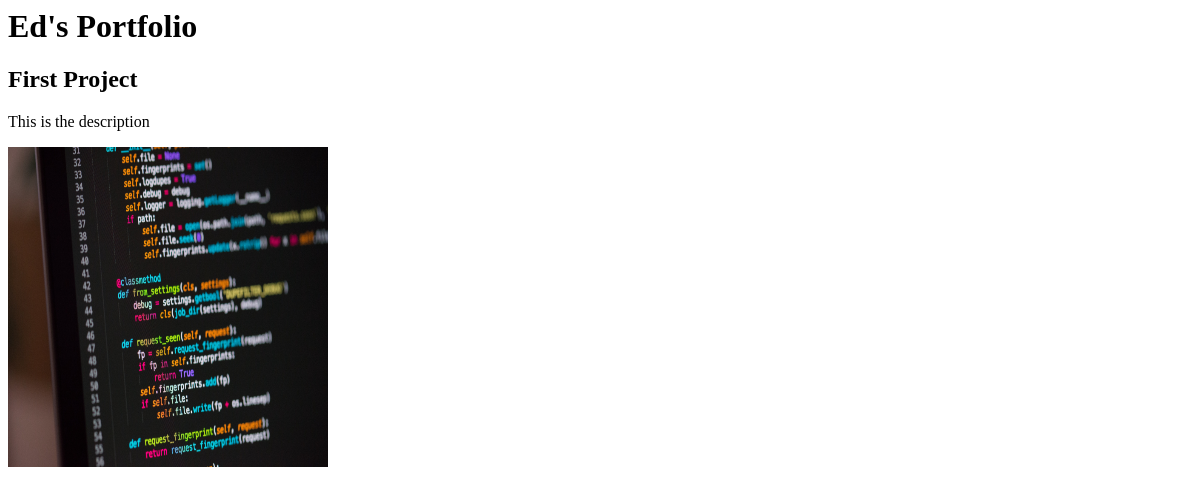
Before: / with the older database file.
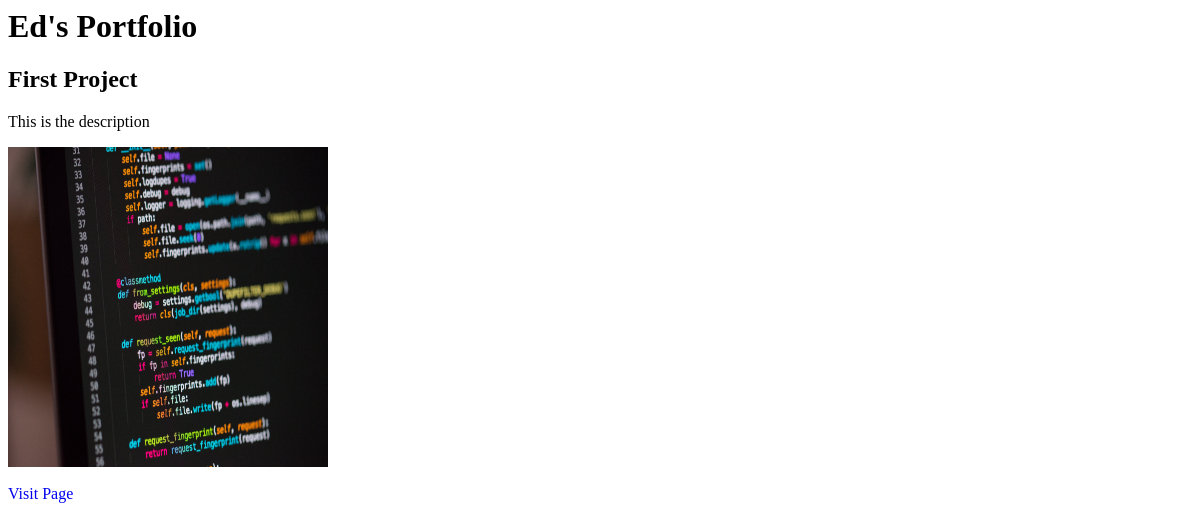
After: the same page with the newer database file.
### portfolio/models.py (models this page shows)
class Project(models.Model):
    title = models.CharField(max_length=100)
    description = models.CharField(max_length=300)
    image = models.ImageField(upload_to='portfolio/images/')
    url = models.URLField(blank=True)

### portfolio/views.py (the view)
# urls.py: 2. Add a URL to urlpatterns:  path('', views.home, name='home')
def home(request):
    projects = Project.objects.all()
    return render(request, 'portfolio/home.html', {'projects':projects})

### portfolio/templates/portfolio/home.html (shortened to what this page needs)
<h1>Ed's Portfolio</h1>
{% for project in projects %}
<h2>{{ project.title }}</h2>
<p>{{ project.description }}</p>
<img src="{{ project.image.url }}" height=320 width=320>
{% if project.url %}
<a href="{{ project.url }}" style="text-decoration: none" target="_blank"> Visit Page </a>
{% endif %}
{% endfor %}

Changed rows visible on the page:
changed Project "First Project": now shows "Visit Page"
